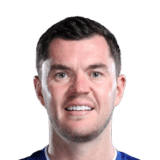
#> input picture faces/106611.png, 160 x 160 px
$ python -i fetch_faces.py   (imports and definitions only)
#> lines starting #> are read from the running program, lines starting #| are printed output that depends on the picture; after the words box and inside, x2 and y2 are one past the last pixel; in counts of white or black regions, pixels touching at a corner belong together
#!/usr/bin/env python3
"""
El Matador Tire: fetch transparent face cutouts for rostered players that have no faces/{code}.png.

Runs in GitHub Actions (.github/workflows/faces.yml) so nobody's PC is needed. For every rostered FPL
code with no face file (and not in skip.txt) it tries, in order, keeping the first valid cutout:

  a. futwiz FC27 / FC26 face render by EA player id (opaque grey square -> flood-fill keyed),
  b. EA ratings portrait by EA player id (FC27 then FC26),
  c. the Premier League 250x250 photo by FPL code (already transparent).

Every candidate goes through the same pipeline: key the background if the image has no real
transparency, keep the largest connected foreground blob, feather the edge 1 px, reject placeholders
and failed keys, then normalise to a 160x160 RGBA bottom-aligned bust framed like the existing faces.

    python3 fetch_faces.py                 # live: reads the sheet, writes faces/{code}.png
    python3 fetch_faces.py --dry-run       # list what would be fetched, touch nothing
    python3 fetch_faces.py --offline DIR   # read Rosters.json + "EA Map.json" (gviz JSON) from DIR
    python3 fetch_faces.py --only 575476   # restrict to one or more codes (comma separated)

Dependencies: Python 3.12, Pillow, requests. Nothing else (the keyer is pure Python on purpose).
Exit code is 0 even when some players fail; the markdown report says who and why.
"""
from __future__ import annotations

import argparse
import csv
import io
import json
import os
import re
import sys
import time
import unicodedata
from collections import deque
from datetime import datetime, timezone
from pathlib import Path

from PIL import Image, ImageChops, ImageFilter

# --------------------------------------------------------------------------------------------------
# Sources. URL templates are lists so the first real Actions run can fix a pattern with a one-line edit.
# {id} = EA player id, {code} = FPL code. Each entry: (label, url). Labels appear in the run report.
# --------------------------------------------------------------------------------------------------
SHEET_ID = "1rIj4A3-lkSfg1rTuAh3yJL-K7LP4EOYkwWZiItZaoHk"
SHEET_CSV = "https://docs.google.com/spreadsheets/d/{sheet}/gviz/tq?tqx=out:csv&headers=1&sheet={tab}"

RENDER_URLS = [  # (a) opaque grey renders; keyed. fc27 first, fc26 fallback, then host/path variants.
    ("futwiz fc27", "https://cdn.futwiz.com/assets/img/fc27/faces/{id}.png"),
    ("futwiz fc26", "https://cdn.futwiz.com/assets/img/fc26/faces/{id}.png"),
    ("futwiz fc27 (www)", "https://www.futwiz.com/assets/img/fc27/faces/{id}.png"),
    ("futwiz fc26 (www)", "https://www.futwiz.com/assets/img/fc26/faces/{id}.png"),
    ("futbin fc27", "https://cdn.futbin.com/content/fifa27/img/players/{id}.png"),
    ("futbin fc26", "https://cdn.futbin.com/content/fifa26/img/players/{id}.png"),
]
PORTRAIT_URLS = [  # (b) EA ratings-site portraits by EA id.
    ("ea portrait fc27", "https://ratings-images-prod.pulse.ea.com/FC27/full/player-portraits/p{id}.png"),
    ("ea portrait fc26", "https://ratings-images-prod.pulse.ea.com/FC26/full/player-portraits/p{id}.png"),
]
PL_URLS = [  # (c) Premier League photo by FPL code; transparent already.
    ("premier league 250", "https://resources.premierleague.com/premierleague/photos/players/250x250/p{code}.png"),
]
EA_SEARCH = "https://drop-api.ea.com/rating/ea-sports-fc?locale=en&limit=10&search={q}"
EA_HEADERS = {"Accept": "application/json", "Referer": "https://www.ea.com/games/ea-sports-fc/ratings"}

USER_AGENT = ("el-matador-tire-faces/1.0 (+https://github.com/parkerno2/el-matador-tire; "
              "fan-league face fetcher, a handful of images per day)")
DELAY = 1.0            # seconds between HTTP requests
TIMEOUT = (10, 30)     # connect, read
MAX_BYTES = 6_000_000

# FPL short club code -> words that identify the club in EA's team label. Used only when a player
# has no ea_player_id in the EA Map and we fall back to the EA search (match must be unambiguous).
CLUB_WORDS = {
    "ARS": ["arsenal"], "AVL": ["aston villa"], "BOU": ["bournemouth"], "BRE": ["brentford"],
    "BHA": ["brighton"], "BUR": ["burnley"], "CHE": ["chelsea"], "COV": ["coventry"],
    "CRY": ["crystal palace"], "EVE": ["everton"], "FUL": ["fulham"], "HUL": ["hull"],
    "IPS": ["ipswich"], "LEE": ["leeds"], "LEI": ["leicester"], "LIV": ["liverpool"],
    "MCI": ["manchester city"], "MUN": ["manchester utd", "manchester united"], "NEW": ["newcastle"],
    "NFO": ["nottingham", "nott'm"], "SHU": ["sheffield utd", "sheffield united"], "SOU": ["southampton"],
    "SUN": ["sunderland"], "TOT": ["spurs", "tottenham"], "WHU": ["west ham"], "WOL": ["wolves", "wolverhampton"],
}

# --------------------------------------------------------------------------------------------------
# Output framing, calibrated on the 133 existing 160x160 futwiz renders in faces/:
#   top of hair at y~15, top-of-head to neck ~112 px, head ~89 px wide, bust touches the bottom edge.
# --------------------------------------------------------------------------------------------------
OUT = 160
HEADROOM = 15
HEAD_SPAN = 112      # top of head -> narrowest neck row, in output px
HEAD_WIDTH = 89      # widest head row, in output px (fallback when no neck is found)
MAX_SHOULDER = 228   # cap: scaled bottom-row width may not exceed this (<= ~15% cropped per side)

FG_MIN, FG_MAX = 0.15, 0.85   # foreground share of the frame; outside = placeholder or failed key
MIN_BYTES = 1500              # smaller downloads are placeholders / error stubs
KEY_MAX_SIDE = 400            # downscale big sources before the pure-Python flood fill

HERE = Path(__file__).resolve().parent
REPO = HERE.parents[2]
FACES_DIR = REPO / "faces"
SKIP_FILE = HERE / "skip.txt"


# ==================================================================================================
# Sheet reading
# ==================================================================================================
# [31 lines left out: functions _digits, rows_from_gviz_json, not called in this run]


def rows_from_csv(text: str) -> list[dict]:
    return [dict(r) for r in csv.DictReader(io.StringIO(text))]


# [52 lines left out: functions read_tabs, read_skip, plan, not called in this run]


# ==================================================================================================
# Image pipeline (pure Python + Pillow). Images are small, so plain lists are fast enough.
# ==================================================================================================
def _rgb_list(im: Image.Image) -> list[tuple[int, int, int]]:
    b = im.convert("RGB").tobytes()
    return list(zip(b[0::3], b[1::3], b[2::3]))


def _l_list(im: Image.Image) -> list[int]:
    return list(im.tobytes())


def _l_image(values, size) -> Image.Image:
    return Image.frombytes("L", size, bytes(values))


def _dist(a, b) -> int:
    return abs(a[0] - b[0]) + abs(a[1] - b[1]) + abs(a[2] - b[2])


def _chroma(p) -> int:
    return max(p[0], p[1], p[2]) - min(p[0], p[1], p[2])


# [6 lines left out: function _median_colour, not called in this run]


def has_real_alpha(im: Image.Image) -> bool:
    """True when the image already carries a usable cutout: a real alpha channel whose border is
    mostly transparent (a fully opaque PNG with an alpha channel is still an opaque square)."""
    if im.mode not in ("RGBA", "LA", "P", "PA"):
        return False
    a = im.convert("RGBA").split()[3]
    w, h = a.size
    px = a.load()
    border = [px[x, 0] for x in range(w)] + [px[x, h - 1] for x in range(w)] + \
             [px[0, y] for y in range(h)] + [px[w - 1, y] for y in range(h)]
    transparent = sum(1 for v in border if v < 32)
    return transparent >= 0.5 * len(border)


# [192 lines left out: functions _fit_plane, background_model, key_background, edge_coverage, not called in this run]


def largest_component(mask: list[int], w: int, h: int, keep_bottom_share: float = 0.004) -> list[int]:
    """Keep the biggest 4-connected foreground blob (drops specks, logos, stray background bits), plus
    any sizeable blob that rests on the bottom edge: a collar or shoulder piece that the key cut off
    from the bust because the kit between them was close to the backdrop colour."""
    seen = bytearray(w * h)
    comps = []
    for s in range(w * h):
        if seen[s] or not mask[s]:
            continue
        comp = [s]
        seen[s] = 1
        q = deque([s])
        while q:
            i = q.popleft()
            x = i % w
            for j in (i - w, i + w, i - 1 if x else -1, i + 1 if x < w - 1 else -1):
                if 0 <= j < w * h and not seen[j] and mask[j]:
                    seen[j] = 1
                    comp.append(j)
                    q.append(j)
        comps.append(comp)
    if not comps:
        return [0] * (w * h)
    comps.sort(key=len, reverse=True)
    out = [0] * (w * h)
    bottom = (h - 1) * w
    for n, comp in enumerate(comps):
        if n == 0 or (len(comp) >= keep_bottom_share * w * h and any(i >= bottom for i in comp)):
            for i in comp:
                out[i] = 255
    return out


# [4 lines left out: function feather, not called in this run]


def cutout(im: Image.Image) -> tuple[Image.Image, dict]:
    """Any source image -> RGBA cutout + diagnostics. Keys the background when the image has no real
    transparency, then keeps the largest blob and feathers the edge."""
    info = {"src_size": im.size}
    if max(im.size) > KEY_MAX_SIDE:
        s = KEY_MAX_SIDE / max(im.size)
        im = im.resize((max(1, round(im.size[0] * s)), max(1, round(im.size[1] * s))), Image.LANCZOS)
    w, h = im.size
    if has_real_alpha(im):
        rgba = im.convert("RGBA")
        a = rgba.split()[3]
        mask = [255 if v >= 128 else 0 for v in _l_list(a)]
        info["keyed"] = False
    else:
        rgba = im.convert("RGBA")
        mask, kinfo = key_background(rgba.convert("RGB"))
        model = kinfo.pop("model")
        kinfo.pop("bg", None)
        info.update(kinfo)
        info["keyed"] = True
    mask = largest_component(mask, w, h)
    alpha = _l_image(mask, (w, h))
    if info["keyed"]:
        cov, rgb = edge_coverage(rgba, mask, model)
        est = _l_image(cov, (w, h))
        clean = Image.frombytes("RGB", (w, h), bytes(c for px in rgb for c in px))
        rgba = clean.convert("RGBA")
        alpha = ImageChops.darker(feather(alpha), est)
    else:  # keep the source's own soft edge where it had one, but never outside our blob
        alpha = ImageChops.darker(alpha, rgba.split()[3])
    rgba.putalpha(alpha)
    info["fg_share"] = sum(1 for v in _l_list(alpha) if v >= 128) / float(w * h)
    return rgba, info


# [36 lines left out: functions looks_like_placeholder, validate, _row_widths, not called in this run]


def _smooth(v: list, k: int = 2) -> list[float]:
    n = len(v)
    return [sum(v[max(0, i - k): min(n, i + k + 1)]) / (min(n, i + k + 1) - max(0, i - k)) for i in range(n)]


# [96 lines left out: functions head_geometry, normalise, process, not called in this run]


# ==================================================================================================
# Network
# ==================================================================================================
class Fetcher:
    # [29 lines left out: functions __init__, _sess, get, not called in this run]


def _norm(s: str) -> str:
    s = unicodedata.normalize("NFKD", s or "")
    return "".join(c for c in s if not unicodedata.combining(c)).lower().strip()


# [29 lines left out: function ea_search, not called in this run]


def requests_quote(s: str) -> str:
    from urllib.parse import quote
    return quote(s, safe="")


# [115 lines left out: functions fetch_player, report_md, write_outputs, main, not called in this run]


# [2 lines not run here, left out]

>>> from PIL import Image
>>> picture = Image.open('../../../faces/106611.png')
#> picture is the input picture: PIL image 160x160 RGBA; mean R, G, B, A 68.9, 55.2, 54.6, 106.4
>>> result = cutout(picture)
#> in has_real_alpha, `a = im.convert("RGBA").split()[3]`:
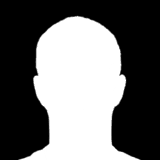
#> a: PIL image 160x160 L; min 0, max 255, mean 106.4
#> in has_real_alpha, `border = [px[x, 0] for x in range(w)] + [px[x, h - 1] for x in range(w..`: border = 640 values, max 255 at index 182, min 0 at index 0, mean 47.75
#> in has_real_alpha, `transparent = sum(1 for v in border if v < 32)`: transparent = 517
#> in cutout, `mask = [255 if v >= 128 else 0 for v in _l_list(a)]`: mask = 25600 items
#> after the loop in largest_component, `for s in range(w * h):`: comps = 1 item
#> the loop in largest_component, `for n, comp in enumerate(comps):` made 1 pass
#> after the loop in largest_component, `for n, comp in enumerate(comps):`: out = 25600 items
#> in _l_image, `return Image.frombytes("L", size, bytes(values))`:
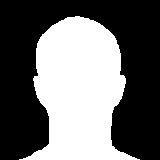
#> returned value: PIL image 160x160 L; 41.7% white; 1 white region, box (x1, y1, x2, y2) and area: (19, 16, 140, 160) 10687
